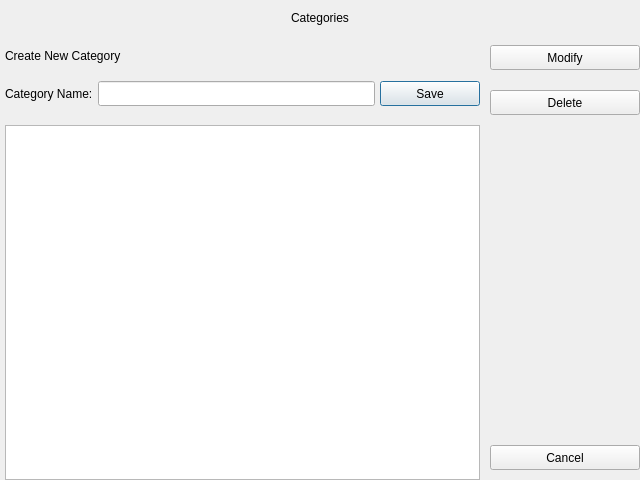
<?xml version="1.0" encoding="UTF-8"?>
<ui version="4.0">
 <class>CreateCategoryDialog</class>
 <widget class="QDialog" name="CreateCategoryDialog">
  <property name="windowModality">
   <enum>Qt::WindowModality::ApplicationModal</enum>
  </property>
  <property name="geometry">
   <rect>
    <x>0</x>
    <y>0</y>
    <width>640</width>
    <height>480</height>
   </rect>
  </property>
  <property name="minimumSize">
   <size>
    <width>640</width>
    <height>480</height>
   </size>
  </property>
  <property name="maximumSize">
   <size>
    <width>640</width>
    <height>480</height>
   </size>
  </property>
  <property name="windowTitle">
   <string>Category</string>
  </property>
  <property name="styleSheet">
   <string notr="true">
</string>
  </property>
  <layout class="QVBoxLayout" name="verticalLayout_4">
   <property name="spacing">
    <number>0</number>
   </property>
   <property name="leftMargin">
    <number>0</number>
   </property>
   <property name="topMargin">
    <number>0</number>
   </property>
   <property name="rightMargin">
    <number>0</number>
   </property>
   <property name="bottomMargin">
    <number>0</number>
   </property>
   <item>
    <widget class="QWidget" name="widget" native="true">
     <property name="minimumSize">
      <size>
       <width>0</width>
       <height>35</height>
      </size>
     </property>
     <property name="maximumSize">
      <size>
       <width>16777215</width>
       <height>35</height>
      </size>
     </property>
     <layout class="QHBoxLayout" name="horizontalLayout_10">
      <property name="spacing">
       <number>0</number>
      </property>
      <property name="leftMargin">
       <number>0</number>
      </property>
      <property name="topMargin">
       <number>0</number>
      </property>
      <property name="rightMargin">
       <number>0</number>
      </property>
      <property name="bottomMargin">
       <number>0</number>
      </property>
      <item>
       <widget class="QLabel" name="lb_dialog_title">
        <property name="minimumSize">
         <size>
          <width>0</width>
          <height>35</height>
         </size>
        </property>
        <property name="maximumSize">
         <size>
          <width>16777215</width>
          <height>35</height>
         </size>
        </property>
        <property name="text">
         <string>Categories</string>
        </property>
        <property name="alignment">
         <set>Qt::AlignmentFlag::AlignCenter</set>
        </property>
       </widget>
      </item>
     </layout>
    </widget>
   </item>
   <item>
    <widget class="QWidget" name="widget_2" native="true">
     <layout class="QHBoxLayout" name="horizontalLayout_22">
      <property name="spacing">
       <number>5</number>
      </property>
      <property name="leftMargin">
       <number>0</number>
      </property>
      <property name="topMargin">
       <number>0</number>
      </property>
      <property name="rightMargin">
       <number>0</number>
      </property>
      <property name="bottomMargin">
       <number>0</number>
      </property>
      <item>
       <widget class="QWidget" name="widget_3" native="true">
        <layout class="QVBoxLayout" name="verticalLayout_2">
         <property name="spacing">
          <number>10</number>
         </property>
         <property name="leftMargin">
          <number>5</number>
         </property>
         <property name="topMargin">
          <number>0</number>
         </property>
         <property name="rightMargin">
          <number>5</number>
         </property>
         <property name="bottomMargin">
          <number>0</number>
         </property>
         <item>
          <widget class="QWidget" name="widget_4" native="true">
           <property name="minimumSize">
            <size>
             <width>0</width>
             <height>80</height>
            </size>
           </property>
           <property name="maximumSize">
            <size>
             <width>16777215</width>
             <height>80</height>
            </size>
           </property>
           <layout class="QVBoxLayout" name="verticalLayout">
            <property name="spacing">
             <number>5</number>
            </property>
            <property name="leftMargin">
             <number>0</number>
            </property>
            <property name="topMargin">
             <number>0</number>
            </property>
            <property name="rightMargin">
             <number>0</number>
            </property>
            <property name="bottomMargin">
             <number>0</number>
            </property>
            <item>
             <widget class="QLabel" name="lb_section_header">
              <property name="minimumSize">
               <size>
                <width>0</width>
                <height>25</height>
               </size>
              </property>
              <property name="maximumSize">
               <size>
                <width>16777215</width>
                <height>25</height>
               </size>
              </property>
              <property name="text">
               <string>Create New Category</string>
              </property>
             </widget>
            </item>
            <item>
             <layout class="QHBoxLayout" name="horizontalLayout">
              <item>
               <widget class="QLabel" name="lb_category_name">
                <property name="minimumSize">
                 <size>
                  <width>0</width>
                  <height>25</height>
                 </size>
                </property>
                <property name="maximumSize">
                 <size>
                  <width>16777215</width>
                  <height>25</height>
                 </size>
                </property>
                <property name="text">
                 <string>Category Name:</string>
                </property>
               </widget>
              </item>
              <item>
               <widget class="QLineEdit" name="le_category_name">
                <property name="minimumSize">
                 <size>
                  <width>0</width>
                  <height>25</height>
                 </size>
                </property>
                <property name="maximumSize">
                 <size>
                  <width>16777215</width>
                  <height>25</height>
                 </size>
                </property>
               </widget>
              </item>
              <item>
               <widget class="QPushButton" name="pb_category_save">
                <property name="minimumSize">
                 <size>
                  <width>100</width>
                  <height>25</height>
                 </size>
                </property>
                <property name="maximumSize">
                 <size>
                  <width>100</width>
                  <height>25</height>
                 </size>
                </property>
                <property name="text">
                 <string>Save</string>
                </property>
                <property name="icon">
                 <iconset resource="../../../../../../../../mnt/hdd/PYTHON_LAB/eixn-pos/assets/images/icons.qrc">
                  <normaloff>:/Icons/tick.svg</normaloff>:/Icons/tick.svg</iconset>
                </property>
                <property name="iconSize">
                 <size>
                  <width>25</width>
                  <height>25</height>
                 </size>
                </property>
               </widget>
              </item>
             </layout>
            </item>
           </layout>
          </widget>
         </item>
         <item>
          <widget class="QTableView" name="tbl_categories"/>
         </item>
        </layout>
       </widget>
      </item>
      <item>
       <widget class="QWidget" name="dlg_menu" native="true">
        <property name="minimumSize">
         <size>
          <width>150</width>
          <height>0</height>
         </size>
        </property>
        <property name="maximumSize">
         <size>
          <width>150</width>
          <height>16777215</height>
         </size>
        </property>
        <layout class="QVBoxLayout" name="verticalLayout_3">
         <property name="spacing">
          <number>20</number>
         </property>
         <property name="leftMargin">
          <number>0</number>
         </property>
         <property name="topMargin">
          <number>10</number>
         </property>
         <property name="rightMargin">
          <number>0</number>
         </property>
         <property name="bottomMargin">
          <number>10</number>
         </property>
         <item>
          <widget class="QPushButton" name="pb_category_modify">
           <property name="minimumSize">
            <size>
             <width>0</width>
             <height>25</height>
            </size>
           </property>
           <property name="maximumSize">
            <size>
             <width>16777215</width>
             <height>25</height>
            </size>
           </property>
           <property name="text">
            <string>Modify</string>
           </property>
           <property name="icon">
            <iconset resource="../../../../../../../../mnt/hdd/PYTHON_LAB/eixn-pos/assets/images/icons.qrc">
             <normaloff>:/Icons/edit.svg</normaloff>:/Icons/edit.svg</iconset>
           </property>
           <property name="iconSize">
            <size>
             <width>25</width>
             <height>25</height>
            </size>
           </property>
          </widget>
         </item>
         <item>
          <widget class="QPushButton" name="pb_category_delete">
           <property name="minimumSize">
            <size>
             <width>0</width>
             <height>25</height>
            </size>
           </property>
           <property name="maximumSize">
            <size>
             <width>16777215</width>
             <height>25</height>
            </size>
           </property>
           <property name="text">
            <string>Delete</string>
           </property>
           <property name="icon">
            <iconset resource="../../../../../../../../mnt/hdd/PYTHON_LAB/eixn-pos/assets/images/icons.qrc">
             <normaloff>:/Icons/trash.svg</normaloff>:/Icons/trash.svg</iconset>
           </property>
           <property name="iconSize">
            <size>
             <width>25</width>
             <height>25</height>
            </size>
           </property>
          </widget>
         </item>
         <item>
          <spacer name="verticalSpacer">
           <property name="orientation">
            <enum>Qt::Orientation::Vertical</enum>
           </property>
           <property name="sizeHint" stdset="0">
            <size>
             <width>20</width>
             <height>40</height>
            </size>
           </property>
          </spacer>
         </item>
         <item>
          <widget class="QPushButton" name="pb_category_cancel">
           <property name="minimumSize">
            <size>
             <width>0</width>
             <height>25</height>
            </size>
           </property>
           <property name="maximumSize">
            <size>
             <width>16777215</width>
             <height>25</height>
            </size>
           </property>
           <property name="text">
            <string>Cancel</string>
           </property>
           <property name="icon">
            <iconset resource="../../../../../../../../mnt/hdd/PYTHON_LAB/eixn-pos/assets/images/icons.qrc">
             <normaloff>:/Icons/cross.svg</normaloff>:/Icons/cross.svg</iconset>
           </property>
           <property name="iconSize">
            <size>
             <width>25</width>
             <height>25</height>
            </size>
           </property>
          </widget>
         </item>
        </layout>
       </widget>
      </item>
     </layout>
    </widget>
   </item>
  </layout>
 </widget>
 <resources>
  <include location="../../../../../../../../mnt/hdd/PYTHON_LAB/eixn-pos/assets/images/icons.qrc"/>
 </resources>
 <connections/>
</ui>
